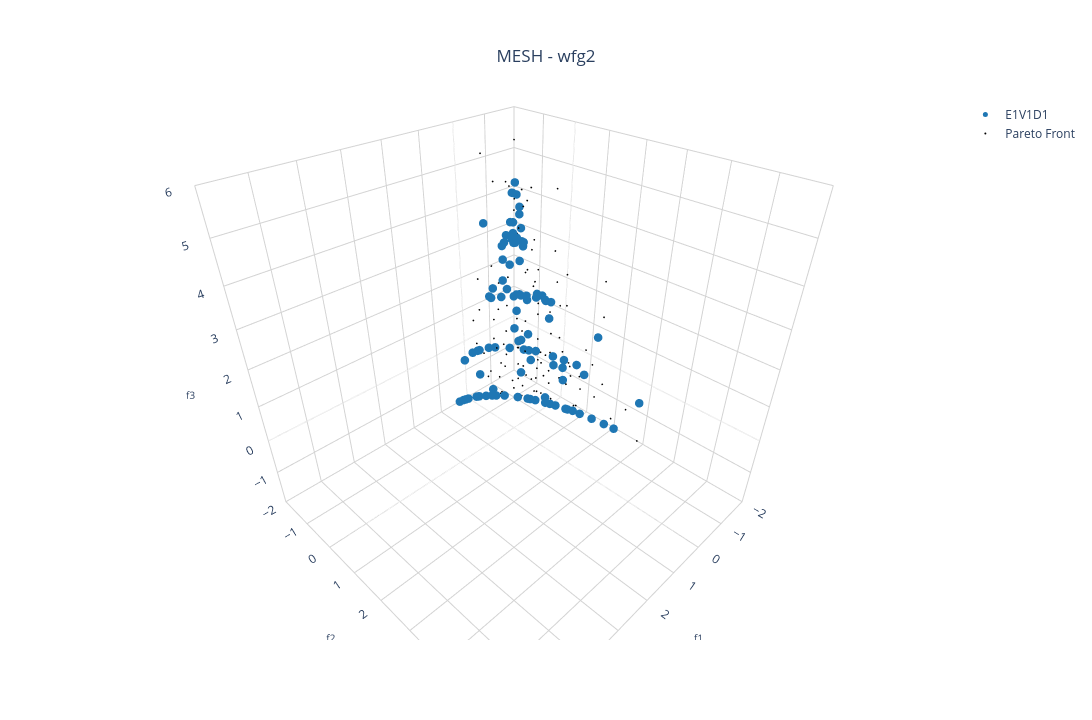

Notebook cell for this chart:
### Markdown cell above
## Benchmark 3D:

### Code cell
pareto_front = []
n_pareto_density = 50 # Number of Pareto points to be generated

experiment_name = "wfg2"
position_dim = 10 # Number of variables

# Choosing the files
choose_global_best_attribution_type = [0] # [0, 1, 2, 3]
choose_dm_pool_type = [0] # [0, 1, 2]
choose_de_mutation_type = [0] # [0, 1, 2, 3, 4]

# Name of chosen files
file_names = [
        f"E{i+1}V{j+1}D{k+1}_{experiment_name}.pkl"
        for i in choose_global_best_attribution_type
        for j in choose_dm_pool_type
        for k in choose_de_mutation_type
    ]
num_dataset = len(file_names) # Number of dataset

##### Color setup #####
solid_colors = [mcolors.to_hex(cm.tab10(i)) for i in range(num_dataset + 1)] # List with solid colors
colorscales = pc.named_colorscales() # List of color scales
num_scales = len(colorscales)
#######################

##### Marker setup #####
marker_symbols = ['circle', 'circle-open', 'cross', 'diamond', 'diamond-open', 'square', 'square-open', 'x']
num_symbols = len(marker_symbols)
#######################

for i in range(num_dataset):
  with open("../result/" + file_names[i], "rb") as f:
    r = pickle.load(f)
    pareto_front.append(
      go.Scatter3d(x=r['combined'][1][:,0],
                   y=r['combined'][1][:,1],
                   z=r['combined'][1][:,2],
                   mode='markers', marker=dict(size=5, symbol=marker_symbols[i % num_symbols], color=solid_colors[i]), #r['combined'][1][:,1], colorscale=colorscales[(i+1) % num_scales]),
                   name=file_names[i][:6],
                   showlegend=True)
    )

# Creating a subplot
fig = go.Figure()

for i in range(num_dataset):
    fig.add_trace(pareto_front[i])

axis_range = [-2, 6]
# Setting layout
fig.update_layout(
    showlegend=True,
    scene=dict(
        camera=dict(
          eye=dict(x=1,y=1,z=1)
        ),
        xaxis=dict(
            title=dict(text='f1', font=dict(size=10)),
            backgroundcolor='white',  # X-axis background
            gridcolor='lightgray',    # Grid color on X axis 
            showbackground=True,       # Show background
            range=axis_range
        ),
        yaxis=dict(
            title=dict(text='f2', font=dict(size=10)),
            backgroundcolor='white',  # Y-axis background
            gridcolor='lightgray',    # Grid color on Y axis
            showbackground=True,       # Show background
            range=axis_range
        ),
        zaxis=dict(
            title=dict(text='f3', font=dict(size=10)),
            backgroundcolor='white',  # Z-axis background
            gridcolor='lightgray',    # Grid color on Z axis
            showbackground=True,       # Show background
            range=axis_range
        ),
        aspectmode='cube'
    ),
    title=dict(
        text='MESH - ' + experiment_name,
        x=0.5,  # Centering the title
        xanchor='center',
        yanchor='top'
    ),
    #margin=dict(l=0, r=0, b=0, t=0), # Rearrange the margin
    width=1520,   # Figure width (pixels)
    height=720,  # Figure height (pixels)
    paper_bgcolor="white",
    plot_bgcolor='white'
)

# Plotting the Pareto front
real_pareto_front = get_pareto(experiment_name, n_pareto_density, position_dim, 3)
fig.add_trace(
	go.Scatter3d(x=real_pareto_front[:,0],
		y=real_pareto_front[:,1],
		z=real_pareto_front[:,2],
		mode='markers', marker=dict(size=1, color='black'),
		name='Pareto Front',
		showlegend=True
		)
	)

# Showing the figure
fig.show()

### Figure 1 — Plotly figure (JSON) as saved in the notebook; plotly's stock layout.template omitted (floating-point values rounded to 4 significant figures; data arrays with more than 128 entries replaced by an {"elided": "..."} marker saying what was removed)
{"data": [{"marker": {"color": "#1f77b4", "size": 5, "symbol": "circle"}, "mode": "markers", "name": "E1V1D1", "showlegend": true, "type": "scatter3d", "x": [0.1328, 0.1437, 0.2531, 0.2691, 0.2239, 0.2292, 0.3683, 0.4151, 0.2373, 0.4046, 0.4307, 0.3319, 0.1993, 0.2477, 0.3115, 0.3971, 0.4272, 0.5039, 0.4435, 0.4572, 0.6612, 0.265, 0.3868, 0.6569, 0.6188, 0.6706, 0.8953, 0.2412, 0.2639, 0.2896, 0.303, 0.5034, 0.4674, 0.3753, 0.744, 0.924, 0.5216, 0.2625, 0.9607, 0.2532, 0.4912, 0.6825, 0.2257, 1.083, 0.7238, 0.3616, 0.1705, 0.7536, 0.6314, 0.6688, 0.4057, 1.467, 1.417, 0.7582, 0.2321, 0.2913, 0.3602, 0.5383, 0.5501, 1.016, 1.181, 1.52, 0.5427, 0.3355, 0.3363, 0.4446, 0.5265, 0.7317, 1.86, 0.2066, 0.4532, 0.908, 1.541, 1.32, 0.6272, 0.383, 0.2121, 0.2661, 0.3287, 0.3464, 0.4441, 0.4805, 0.5012, 0.5302, 0.6141, 0.6634, 0.7265, 0.7407, 0.9104, 1.058, 1.315, 1.368, 1.511, 1.57, 1.584, 1.615, 1.862, 1.916, 1.919, 2.01], "y": [0.1556, 0.2168, 0.2005, 0.1985, 0.3893, 0.3922, 0.3337, 0.2933, 0.4528, 0.3696, 0.173, 0.4167, 0.5028, 0.4933, 0.4228, 0.406, 0.3496, 0.1801, 0.4773, 0.4381, 0.2737, 0.5486, 0.5636, 0.2925, 0.4784, 0.299, 0.2002, 0.9891, 1.268, 1.008, 0.7136, 0.5827, 0.6897, 0.8024, 0.3202, 0.1671, 0.5128, 1.284, 0.1443, 1.437, 0.6652, 0.449, 1.135, 0.1432, 0.8047, 1.494, 2.772, 0.7658, 0.8682, 0.8202, 1.143, 0.2407, 0.2508, 0.6091, 2.276, 1.938, 1.653, 1.035, 0.8821, 0.369, 0.3256, 0.1182, 1.008, 2.596, 2.592, 2.036, 1.824, 1.288, 0.2202, 4.047, 2.07, 1.142, 0.3847, 0.5964, 1.687, 2.367, 3.47, 3.222, 2.906, 2.557, 2.256, 2.222, 1.919, 1.767, 1.687, 1.401, 1.289, 1.214, 1.04, 0.7246, 0.6957, 0.6064, 0.543, 0.3542, 0.3409, 0.3053, 0.2824, 0.237, 0.155, 0.1245], "z": [5.145, 4.895, 4.956, 4.962, 4.683, 4.515, 4.351, 4.357, 4.21, 4.117, 4.016, 4.0, 3.877, 3.912, 3.936, 3.985, 3.978, 3.863, 3.936, 3.926, 3.861, 3.814, 3.501, 3.534, 3.459, 3.015, 2.856, 2.765, 2.726, 2.698, 2.633, 2.694, 2.696, 2.587, 2.62, 2.607, 2.627, 2.706, 2.648, 2.73, 2.726, 2.852, 2.771, 4.482, 2.44, 2.371, 2.344, 1.962, 1.629, 1.596, 1.335, 1.417, 1.416, 1.341, 1.398, 1.4, 1.401, 1.368, 1.325, 1.365, 1.409, 1.33, 1.813, 1.333, 1.331, 1.307, 1.317, 1.303, 1.323, 1.246, 0.9751, 0.9597, 0.8371, 0.3857, 0.347, 0.1805, 0.1803, 0.2048, 0.218, 0.1755, 0.1938, 0.2147, 0.1585, 0.1403, 0.1787, 0.1271, 0.133, 0.1169, 0.1612, 0.1176, 0.2411, 0.2229, 0.2554, 0.1699, 0.1672, 0.156, 0.2184, 0.1972, 0.1322, 0.1185]}, {"marker": {"color": "black", "size": 1}, "mode": "markers", "name": "Pareto Front", "showlegend": true, "type": "scatter3d", "x": {"elided": "136 float values"}, "y": {"elided": "136 float values"}, "z": {"elided": "136 float values"}}], "layout": {"height": 720, "paper_bgcolor": "white", "plot_bgcolor": "white", "scene": {"aspectmode": "cube", "camera": {"eye": {"x": 1, "y": 1, "z": 1}}, "xaxis": {"backgroundcolor": "white", "gridcolor": "lightgray", "range": [-2, 6], "showbackground": true, "title": {"font": {"size": 10}, "text": "f1"}}, "yaxis": {"backgroundcolor": "white", "gridcolor": "lightgray", "range": [-2, 6], "showbackground": true, "title": {"font": {"size": 10}, "text": "f2"}}, "zaxis": {"backgroundcolor": "white", "gridcolor": "lightgray", "range": [-2, 6], "showbackground": true, "title": {"font": {"size": 10}, "text": "f3"}}}, "showlegend": true, "title": {"text": "MESH - wfg2", "x": 0.5, "xanchor": "center", "yanchor": "top"}, "width": 1520}}
